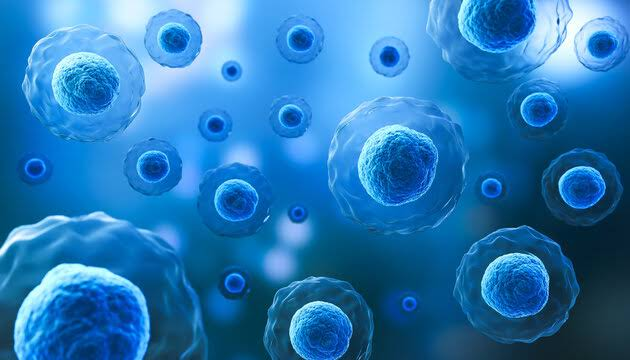
#> input picture source/Python_Analisis_Imagenes/cell_ejemplo/cell.jpg, 630 x 360 px
$ python cell_prog_segmentacion.py
#> lines starting #> are read from the running program, lines starting #| are printed output that depends on the picture; after the words box and inside, x2 and y2 are one past the last pixel; in counts of white or black regions, pixels touching at a corner belong together
import matplotlib.pyplot as plt
import matplotlib.image as mpimg
import numpy as np

file = 'cell.jpg'

# 1. Leer la imagen JPG
img = mpimg.imread(file)
#> img is the input picture: shape (360, 630, 3); mean R, G, B 40.5, 120.7, 180.9

imgB = img[:,:,0].copy()
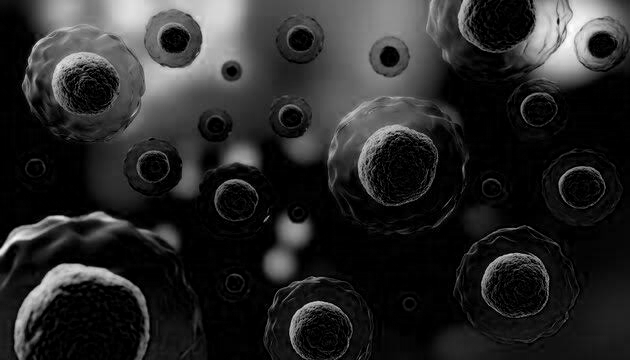
#> imgB: shape (360, 630); min 0, max 254, mean 40.5

i0 = 160
j0 = 400

del1 = 60

imgB[(i0-del1):(i0+del1), j0] = 255
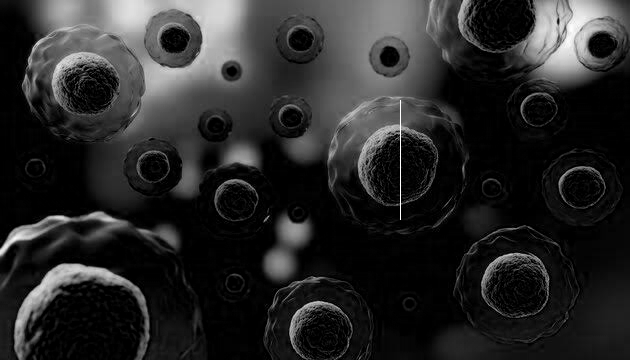
#> imgB: shape (360, 630); 0.05% of pixels changed, all inside (x1, y1, x2, y2) = (400, 100, 401, 220)
imgB[i0, (j0-del1):(j0+del1)] = 255
#> imgB: shape (360, 630); 0.05% of pixels changed, all inside (x1, y1, x2, y2) = (340, 160, 460, 161)

imgB = imgB[(i0-del1):(i0+del1), (j0-del1):(j0+del1)]
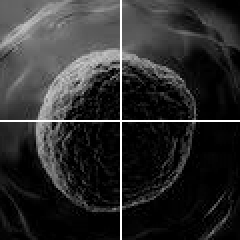
#> imgB: shape (120, 120) (shown 2 times larger); min 0, max 255, mean 45

plt.imshow(imgB, cmap='gray')

#plt.axis('off')  # Opcional: oculta los ejes con las coordenadas de píxeles

plt.show()

print(type(imgB))
#| <class 'numpy.ndarray'>
print(imgB.shape)
#| (120, 120)
print(np.max(imgB))
#| 255
print(np.min(imgB))
#| 0
